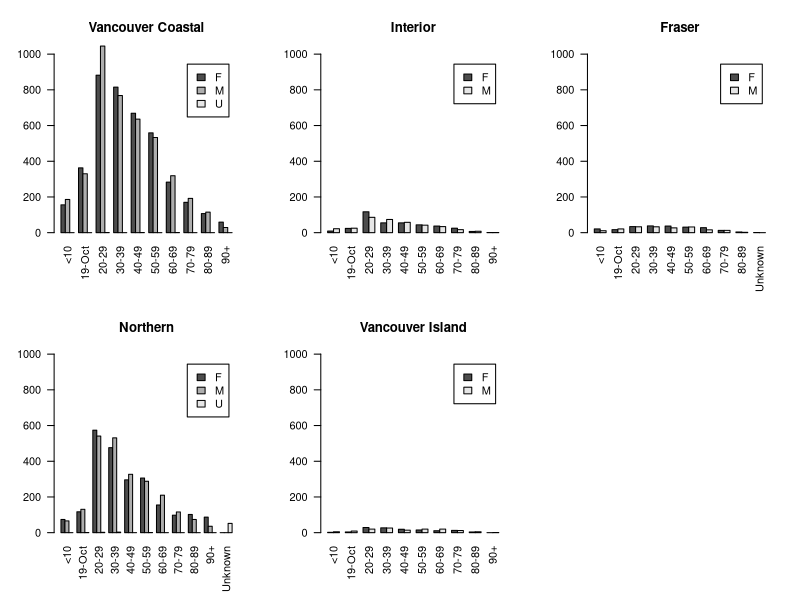
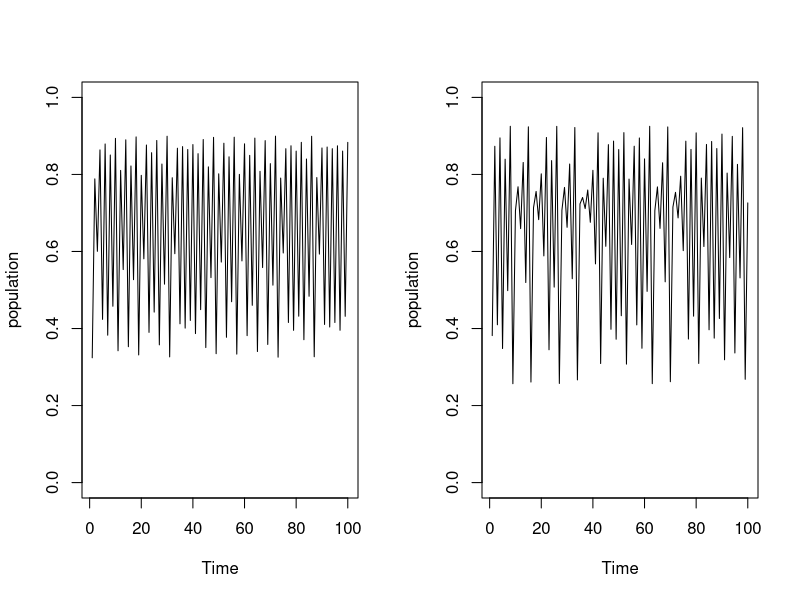

Source code (R) for these figures, in order:
#Question 1
covid <- read.csv("covidBC.csv", header = TRUE, sep = ",")
areas <- unique(covid$HA)
n <-  length(areas)
covidArea <- split(covid, covid$HA)
windows(width = 10, height = 10)
par(mfrow=c(2, 3))
for (i in 1:n) {
cov_table <- with(covidArea[[i]], table(Sex, Age_Group))
barplot(cov_table, beside=TRUE, ylim=c(0, 1000), main = areas[i],legend = TRUE, las = 2)
}

#Question 2
n <- 100; R <- c(3.6,3.7) ; x <- 0.1
par(mfrow=c(1,2))
population <- numeric(n)
for (R in R) {
  for (i in 1:n) {
  x <- R*x*(1-x)
  population[i] <- x
  }
population <- ts(population)
plot(population, ylim=c(0, 1))
}

